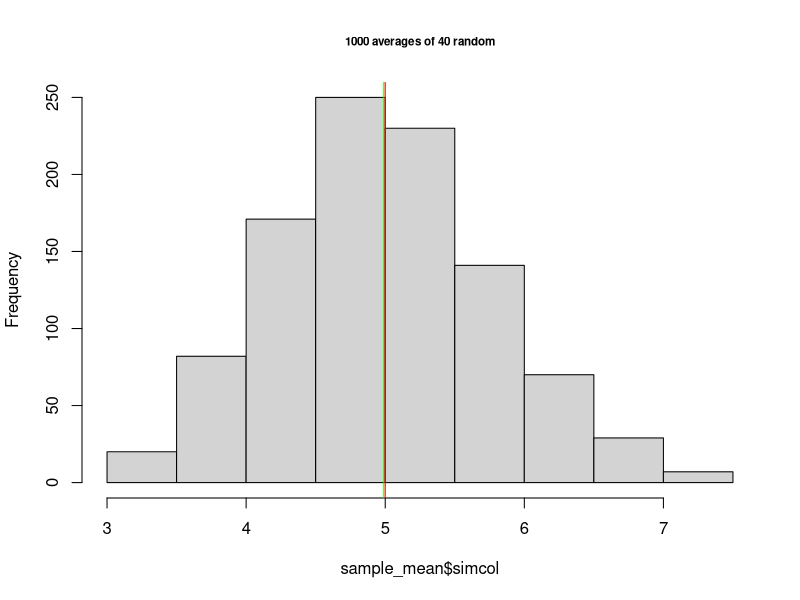
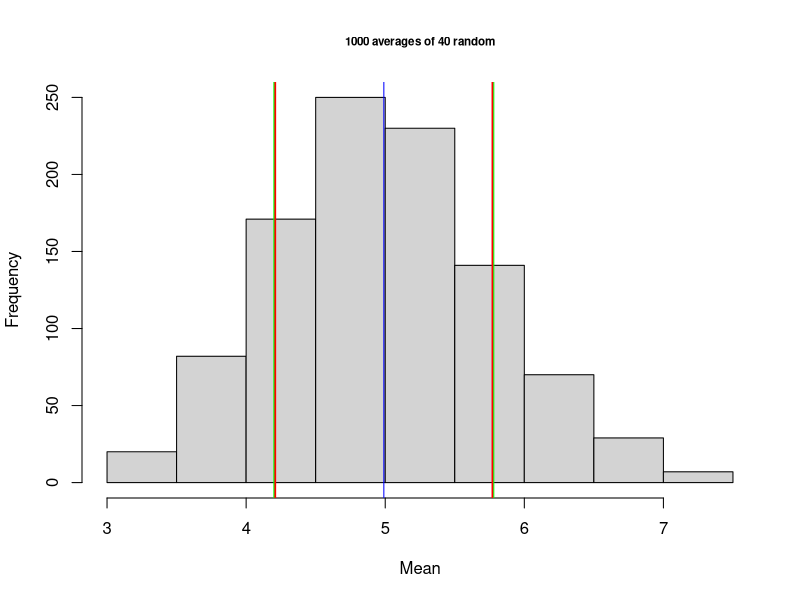
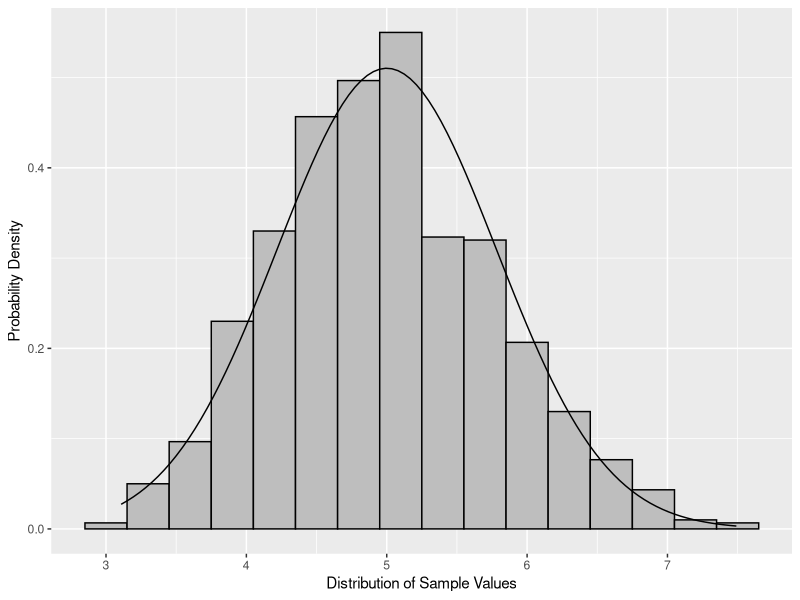

R code for these plots, in order:
## ---- chunk 1
knitr::opts_chunk$set(echo = TRUE)
require('knitr', quietly=TRUE)
## ---- chunk 2
getwd()
library(knitr)
library(markdown)
library(rmarkdown)
library(plyr)
library(stats)
library(ggplot2)
library(tidyr)
## ---- chunk 3
set.seed(1) ## reproducible results
lambda <- 0.2 # rate for simulations
n <- 40 # number of samples
simulations <- 1:1000 # suggested
meansd <- 1/0.2 # mean of exponential distribution
sdexp <- 1/0.2 # standard deviatin of exponential distribution
## ---- chunk 4
sample_mean <- data.frame(simcol=sapply(simulations, function(simcol) 
        {mean(rexp(n,lambda))}))
## ---- chunk 5
mean(sample_mean$simcol)
## ---- chunk 6
1/lambda
## ---- chunk 7
hist(sample_mean$simcol, main = "1000 averages of 40 random", cex.main=0.7)
abline(v=mean(sample_mean$simcol),col="green")
abline(v=1/lambda,col="red")
## ---- chunk 8
sd(sample_mean$simcol, na.rm = TRUE) # sd of sample distribution
(1/lambda)/sqrt(40) # sd of theoretical distribution
## ---- chunk 9
## Variance of sample distribution
var(sample_mean$simcol)
## Variance of theoretical distribution
((1/lambda)/sqrt(40))^2
## ---- chunk 10
hist(sample_mean$simcol, main = "1000 averages of 40 random", xlab = "Mean", cex.main=0.7)
abline(v=mean(sample_mean$simcol),col="blue")
## Standard Deviation
abline(v=mean(sample_mean$simcol)+ sd(sample_mean$simcol), col="red", lw=2)
abline(v=mean(sample_mean$simcol)- sd(sample_mean$simcol), col="red", lw=2)
## Theoretical SD
abline(v=mean(sample_mean$simcol)+sqrt(sdexp^2/n), col = "green")
abline(v=mean(sample_mean$simcol)-sqrt(sdexp^2/n), col = "green")
## ---- chunk 11
g <- ggplot(data = sample_mean, aes(x = simcol))
g <- g + geom_histogram(aes(y = ..density..), fill = I('grey'), binwidth = 0.30, color = I('black')) 
g <- g + xlab("Distribution of Sample Values") + ylab("Probability Density") 
g <- g + stat_function(fun = dnorm, args = list(mean = 5, sd = sd(sample_mean$simcol)))
g
